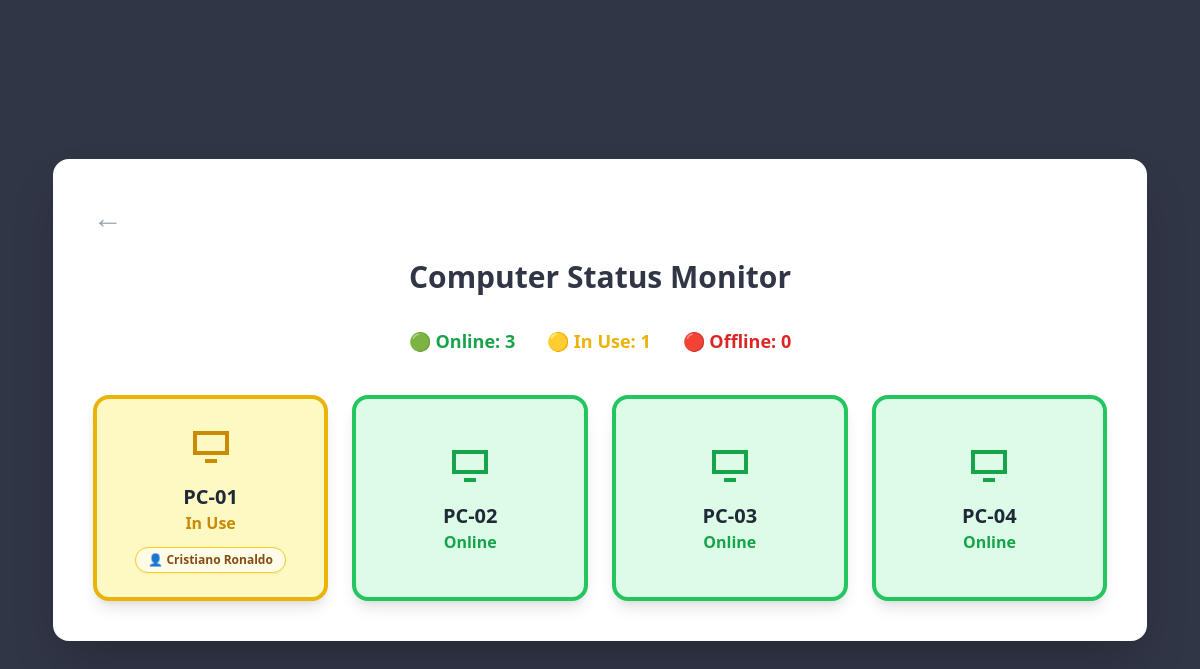
/status (signed in), run on an earlier commit of the app's database.
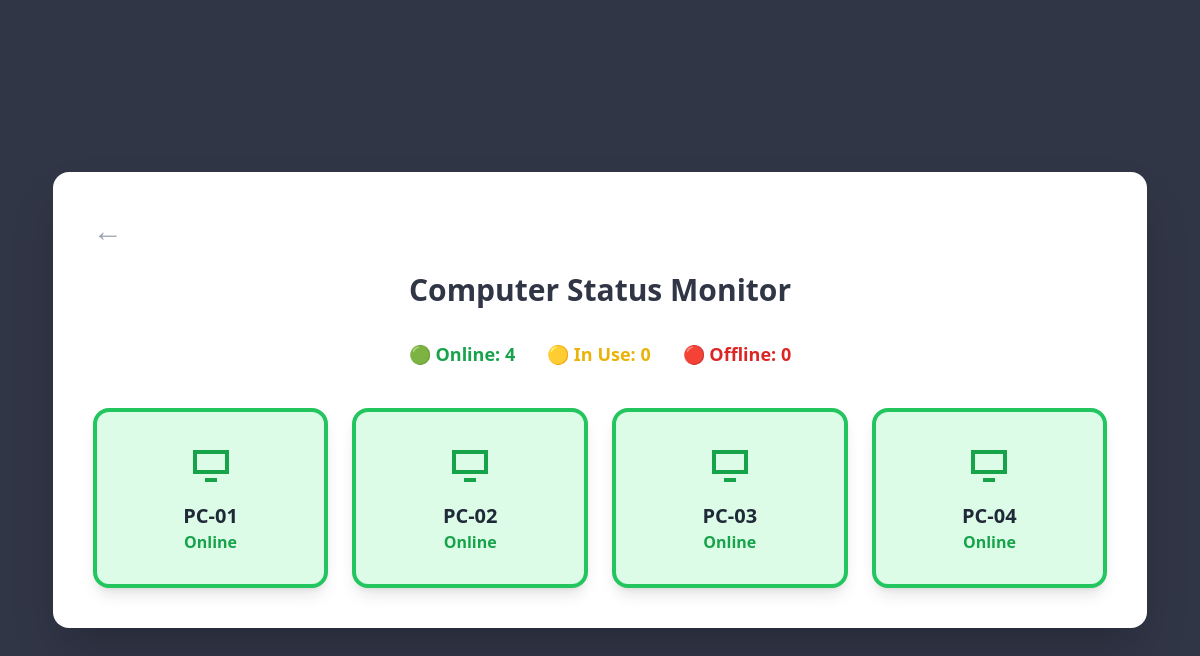
And on a later commit of the database.
### tables this page shows
CREATE TABLE Computer (
        Computer_ID TEXT PRIMARY KEY,
        Status TEXT DEFAULT 'Online',
        Current_Member_ID INTEGER,
        FOREIGN KEY (Current_Member_ID) REFERENCES Member(Person_ID)
    );

CREATE TABLE Person (
    Person_ID INTEGER PRIMARY KEY AUTOINCREMENT, 
    Username TEXT NOT NULL UNIQUE,          
    Password TEXT NOT NULL,                
    Full_Name TEXT NOT NULL,               
    Type TEXT CHECK(Type IN ('Member', 'Staff', 'Admin')) NOT NULL 
);

### main.py (the view)
@app.route("/status")
@login_required
def status():
    connect = sqlite3.connect(db_local)
    connect.row_factory = sqlite3.Row
    cursor = connect.cursor()
    query = """
        SELECT c.Computer_ID, c.Status, p.Full_Name
        FROM Computer c
        LEFT JOIN Person p ON c.Current_Member_ID = p.Person_ID
    """
    cursor.execute(query)
    all_pcs = cursor.fetchall()
    cursor.execute("SELECT COUNT(*) FROM Computer WHERE Status = 'Online'")
    online_count = cursor.fetchone()[0]
    cursor.execute("SELECT COUNT(*) FROM Computer WHERE Status = 'In Use'")
    in_use_count = cursor.fetchone()[0]
    cursor.execute("SELECT COUNT(*) FROM Computer WHERE Status = 'Offline'")
    offline_count = cursor.fetchone()[0]
    connect.close()
    return render_template("status.html", computers=all_pcs, online=online_count, in_use=in_use_count, offline=offline_count)

### main.py (called while the page is built, shortened)
@login_manager.user_loader
def load_user(user_id):
    connect = sqlite3.connect(db_local)
    connect.row_factory = sqlite3.Row
    cursor = connect.cursor()
    cursor.execute("""
        SELECT Person.*, Member.Phone_Number
        FROM Person
        LEFT JOIN Member ON Person.Person_ID = Member.Person_ID
        WHERE Person.Person_ID = ?
    """, (user_id,))
    user = cursor.fetchone()
    connect.close()
    if user:
        return User(user["Person_ID"], user["Username"], user["Full_Name"], user["Type"], user["Phone_Number"])
    return None

@app.before_request
def update_member_time():
    if current_user.is_authenticated:
        now = int(time.time())
        last_active = session.get('last_active')
        session['last_active'] = now

### templates/status.html (shortened to what this page needs)
<!DOCTYPE html>
<html>
<head>
  <script src="https://cdn.tailwindcss.com"></script>
</head>
<body>
<div class="min-h-screen bg-[#313647] flex items-center justify-center p-6">
  <div class="bg-white rounded-2xl shadow-2xl w-[95%] max-w-[1200px] p-10">
    <a href="{{ url_for('admin_home') }}">
      <button class="text-3xl text-gray-400 hover:text-[#6B62C4] mb-6">←</button>
    </a>
    <h1 class="text-3xl font-bold text-center text-[#313647] mb-8">
      Computer Status Monitor
    </h1>
    <div class="flex justify-center gap-8 mb-10 text-lg font-semibold">
      <span class="text-green-600">🟢 Online: {{ online }}</span>
      <span class="text-yellow-500">🟡 In Use: {{ in_use }}</span>
      <span class="text-red-600">🔴 Offline: {{ offline }}</span>
    </div>
    <div class="grid grid-cols-2 md:grid-cols-3 lg:grid-cols-4 gap-6">
      {% for row in computers %}
        {% set pc_id = row[0] %}
        {% set pc_status = row[1] %}
        {% set user_name = row[2] %}
        {% if pc_status == 'Online' %}
            {% set bg, border, text_color = 'bg-green-100', 'border-green-500', 'text-green-600' %}
        {% elif pc_status == 'In Use' %}
            {% set bg, border, text_color = 'bg-yellow-100', 'border-yellow-500', 'text-yellow-600' %}
        {% else %}
            {% set bg, border, text_color = 'bg-red-100', 'border-red-500', 'text-red-600' %}
        {% endif %}
        <div class="{{ bg }} border-4 {{ border }} rounded-2xl p-6 text-center shadow-lg hover:scale-105 transition flex flex-col items-center justify-center min-h-[180px]">
            <div class="flex justify-center mb-3">
              <svg class="w-12 h-12 {{ text_color }}" fill="currentColor" viewBox="0 0 24 24">
                <path d="M3 4h18v12H3V4zm2 2v8h14V6H5zm4 12h6v2H9v-2z"/>
              </svg>
            </div>
            <h2 class="text-xl font-bold text-gray-800">{{ pc_id }}</h2>
            <p class="{{ text_color }} font-semibold">{{ pc_status }}</p>
            {% if pc_status == 'In Use' and user_name %}
              <div class="mt-3 px-3 py-1 bg-white/60 border border-yellow-400 rounded-full text-xs font-bold text-yellow-800 shadow-sm">
                👤 {{ user_name }}
              </div>
            {% endif %}
        </div>
      {% endfor %}
    </div>
  </div>
</div>
</body>
</html>

What changed in the data, as far as the page shows it:
no longer on this page (row unchanged): Person: Full_Name "Cristiano Ronaldo"
changed Computer "PC-01": Status "In Use" → "Online"; no longer shows "👤"
Also different on the page:
{{ online }}: "3" → "4"
{{ in_use }}: "1" → "0"
